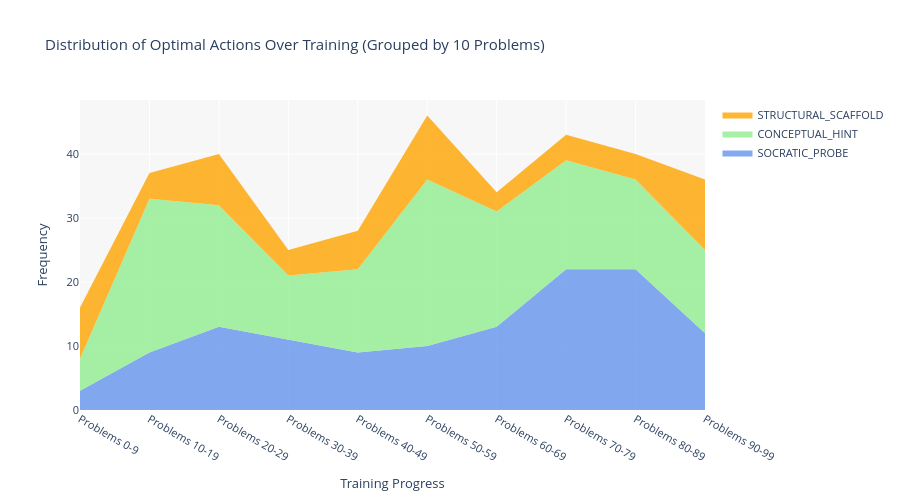

Here is the notebook cell this chart was saved with:
### Markdown cell above
# Graph 6: Highest Predicted Action Distribution Over Training Time

### Code cell
pred_columns = ['pred_reward_SOCRATIC_PROBE', 'pred_reward_CONCEPTUAL_HINT', 'pred_reward_STRUCTURAL_SCAFFOLD']
group_size = 10  # Group every N problems

# Extract best actions from predictions
df_with_preds = df_memory[pred_columns].dropna()

if len(df_with_preds) > 0:
    best_actions = df_with_preds.idxmax(axis=1).str.replace('pred_reward_', '')
    problem_nums = df_memory.loc[best_actions.index, 'problem'].values
    
    # Group by training progress
    df_grouped = pd.DataFrame({
        'best_action': best_actions.values,
        'problem': problem_nums
    })
    df_grouped['group'] = (df_grouped['problem'] // group_size).astype(int)
    
    group_action_counts = df_grouped.groupby(['group', 'best_action']).size().unstack(fill_value=0)
    group_action_counts = group_action_counts.reindex([a for a in action_order if a in group_action_counts.columns], axis=1, fill_value=0)
    
    # Create visualization
    group_labels = [f"Problems {i*group_size}-{(i+1)*group_size-1}" for i in group_action_counts.index]
    
    fig = go.Figure()
    for action in group_action_counts.columns:
        fig.add_trace(go.Scatter(
            x=group_labels,
            y=group_action_counts[action],
            mode='lines',
            name=action,
            line=dict(width=0),
            fillcolor=action_colors.get(action, 'gray'),
            stackgroup='one',
            hovertemplate='<b>%{fullData.name}</b><br>%{x}<br>Count: %{y}<extra></extra>'
        ))
    
    fig.update_layout(
        title=f"Distribution of Optimal Actions Over Training (Grouped by {group_size} Problems)",
        xaxis_title="Training Progress",
        yaxis_title="Frequency",
        hovermode='x unified',
        plot_bgcolor='rgba(240, 240, 240, 0.5)',
        height=500,
        width=900,
        font=dict(size=11),
    )
    
    fig.show()
    
    # Print summary
    print(f"\nHighest Predicted Action Over Training Time (group size={group_size}):")
    print(f"Total groups: {len(group_action_counts)}")
    print(f"\n{group_action_counts}")
else:
    print("No rows with predicted rewards found")

### Figure 1 — Plotly figure (JSON) as saved in the notebook; plotly's stock layout.template omitted (floating-point values rounded to 4 significant figures)
{"data": [{"fillcolor": "rgba(100, 149, 237, 0.8)", "hovertemplate": "<b>%{fullData.name}</b><br>%{x}<br>Count: %{y}<extra></extra>", "line": {"width": 0}, "mode": "lines", "name": "SOCRATIC_PROBE", "stackgroup": "one", "type": "scatter", "x": ["Problems 0-9", "Problems 10-19", "Problems 20-29", "Problems 30-39", "Problems 40-49", "Problems 50-59", "Problems 60-69", "Problems 70-79", "Problems 80-89", "Problems 90-99"], "y": [3, 9, 13, 11, 9, 10, 13, 22, 22, 12]}, {"fillcolor": "rgba(144, 238, 144, 0.8)", "hovertemplate": "<b>%{fullData.name}</b><br>%{x}<br>Count: %{y}<extra></extra>", "line": {"width": 0}, "mode": "lines", "name": "CONCEPTUAL_HINT", "stackgroup": "one", "type": "scatter", "x": ["Problems 0-9", "Problems 10-19", "Problems 20-29", "Problems 30-39", "Problems 40-49", "Problems 50-59", "Problems 60-69", "Problems 70-79", "Problems 80-89", "Problems 90-99"], "y": [5, 24, 19, 10, 13, 26, 18, 17, 14, 13]}, {"fillcolor": "rgba(255, 165, 0, 0.8)", "hovertemplate": "<b>%{fullData.name}</b><br>%{x}<br>Count: %{y}<extra></extra>", "line": {"width": 0}, "mode": "lines", "name": "STRUCTURAL_SCAFFOLD", "stackgroup": "one", "type": "scatter", "x": ["Problems 0-9", "Problems 10-19", "Problems 20-29", "Problems 30-39", "Problems 40-49", "Problems 50-59", "Problems 60-69", "Problems 70-79", "Problems 80-89", "Problems 90-99"], "y": [8, 4, 8, 4, 6, 10, 3, 4, 4, 11]}], "layout": {"font": {"size": 11}, "height": 500, "hovermode": "x unified", "plot_bgcolor": "rgba(240, 240, 240, 0.5)", "title": {"text": "Distribution of Optimal Actions Over Training (Grouped by 10 Problems)"}, "width": 900, "xaxis": {"title": {"text": "Training Progress"}}, "yaxis": {"title": {"text": "Frequency"}}}}
